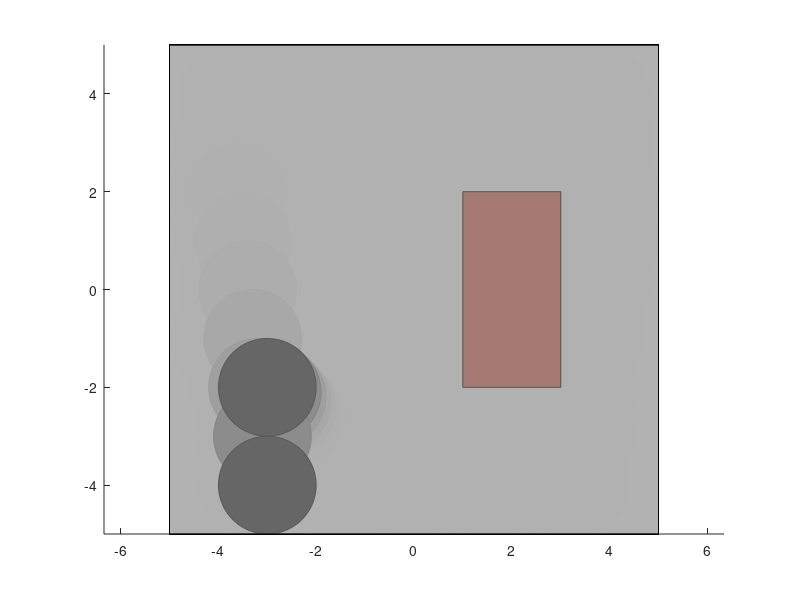

This chart was generated by the following MATLAB code:
close;
clear;
clc;

% Colors
lightGrey = [0.7,0.7,0.7];
darkGrey = [0.1,0.1,0.1];
brickRed = [0.6,0.25,0.2];

% Body1 properties
radius = 1;
P1_ball = [-3,0];
P2_ball = [-1,0];
V1_ball = [0.1,0.1];
V2_ball = [0.1,1];
% Body2 properties
P2 = [2,0];
V2 = [0.0,0.0];

% Body1
a = 0:0.1:2*pi;
Xcircle = cos(a);
Ycircle = sin(a);
RB1 = patch (P1_ball(1)+radius*Xcircle, P1_ball(2)+radius*Ycircle,darkGrey,'FaceAlpha',1);

% Body2
a = 0:0.1:2*pi;
Xcircle = cos(a);
Ycircle = sin(a);
RBall2 = patch (P2_ball(1)+radius*Xcircle, P2_ball(2)+radius*Ycircle,darkGrey,'FaceAlpha',1);


% Body2
RB2 = patch([P2(1)-1,P2(1)+1,P2(1)+1,P2(1)-1],[P2(2)-2,P2(2)-2,P2(2)+2,P2(2)+2],brickRed,'FaceAlpha',1);

% Floor properties
W = [-5,5];
H = [-5,5];

% Floor
patch([-5,5,5,-5],[-5,-5,5,5],[0,0,0,0],lightGrey, 'FaceAlpha', 0.5);
axis square equal;
hold on;

for i = 1:1:300
    
    % Kollision with left and right wall
    if (P1_ball(1)<=W(1)+radius) || (P1_ball(1)>=W(2)-radius)
        V1_ball(1)=-V1_ball(1); 
    end
    
     % Kollision with left and right wall
    if (P1_ball(2)<=W(1)+radius) || (P1_ball(2)>=W(2)-radius) 
        V1_ball(2)=-V1_ball(2); 
    end
    
    % Kollision with left and right wall
    if (P2_ball(1)<=W(1)+radius) || (P2_ball(1)>=W(2)-radius) 
        V2_ball(1)=-V2_ball(1); 
    end
    
     % Kollision with left and right wall
    if (P2_ball(2)<=W(1)+radius) || (P2_ball(2)>=W(2)-radius)
        V2_ball(2)=-V2_ball(2); 
    end
    
    
    P1_ball(1) = P1_ball(1) + V1_ball(1);
    P1_ball(2) = P1_ball(2) + V1_ball(2);
    
    P2_ball(1) = P2_ball(1) + V2_ball(1);
    P2_ball(2) = P2_ball(2) + V2_ball(2);
    %P2(1) = P2(1) + V2(1);
    
    RB1 = patch (P1_ball(1)+radius*Xcircle, P1_ball(2)+radius*Ycircle,darkGrey,'FaceAlpha',1);
    RBall2 = patch (P2_ball(1)+radius*Xcircle, P2_ball(2)+radius*Ycircle,darkGrey,'FaceAlpha',1);
    RB2 = patch([P2(1)-1,P2(1)+1,P2(1)+1,P2(1)-1],[P2(2)-2,P2(2)-2,P2(2)+2,P2(2)+2],brickRed,'FaceAlpha',1);
    
    patch([-5,5,5,-5],[-5,-5,5,5],[0,0,0,0],lightGrey, 'FaceAlpha', 0.5);
    axis square equal;
    hold on;
    drawnow;
end